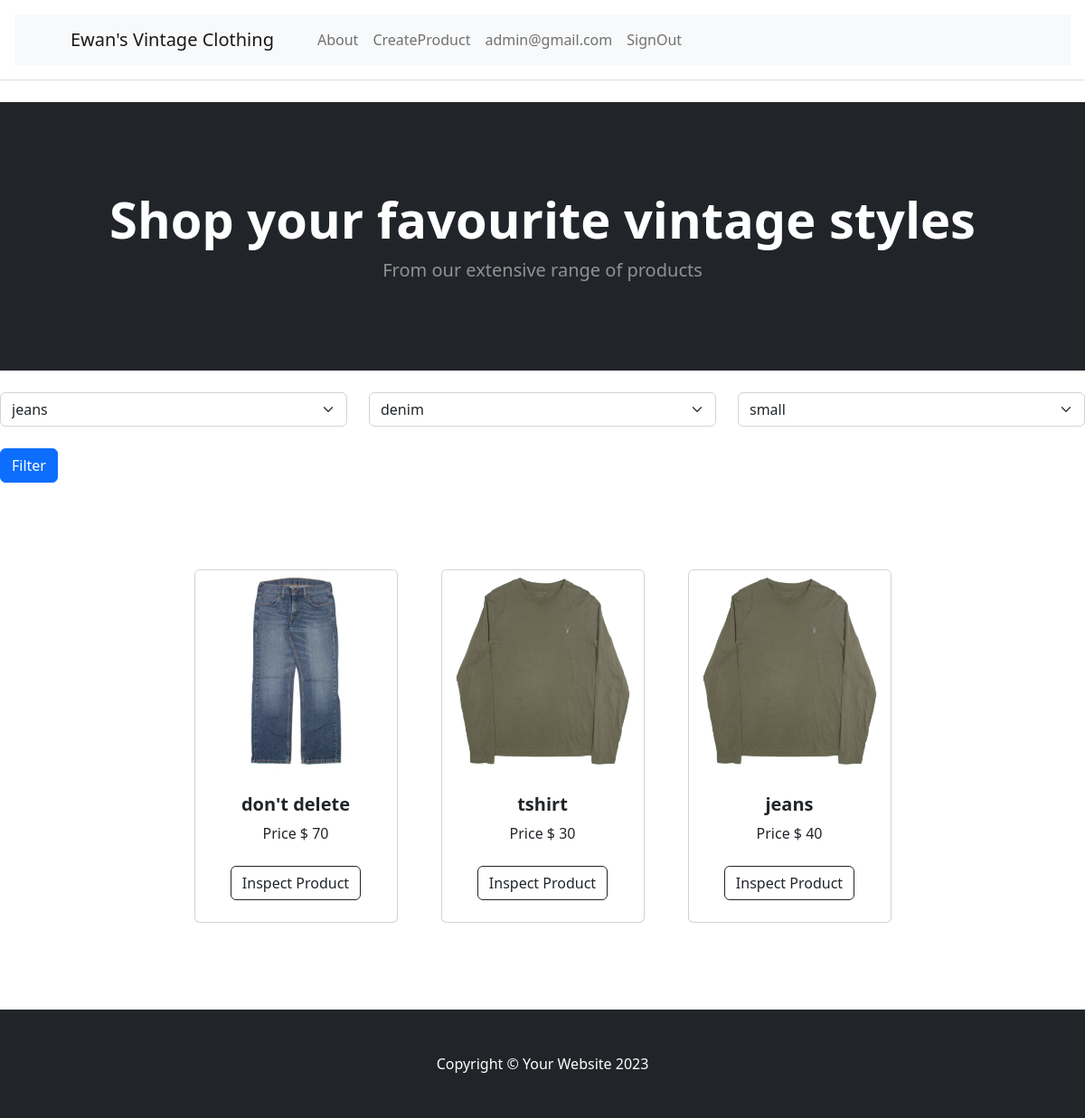
The page / (signed in) on the database its author committed.
### tables this page shows
CREATE TABLE User (
    id INTEGER PRIMARY KEY AUTOINCREMENT,
    firstname VARCHAR(255) NOT NULL,
    lastname VARCHAR(255) NOT NULL,
    email VARCHAR(255) NOT NULL UNIQUE,
    password TEXT NOT NULL,
    is_admin BOOLEAN NOT NULL DEFAULT 0,
    is_active BOOLEAN NOT NULL DEFAULT 1
);

CREATE TABLE Product (
    id INTEGER PRIMARY KEY AUTOINCREMENT,
    name VARCHAR(255) NOT NULL,
    description TEXT,
    stock INT NOT NULL CHECK (stock >= 0),
    price DECIMAL(10, 2) NOT NULL CHECK (price >= 0.00),
    imageurl VARCHAR(255) NOT NULL,
    created_by INT NOT NULL,
    product_type INT NOT NULL,
    created_at TIMESTAMP DEFAULT CURRENT_TIMESTAMP,
    FOREIGN KEY (created_by) REFERENCES User(id) ON DELETE CASCADE,
    FOREIGN KEY (product_type) REFERENCES ProductType(id) ON DELETE CASCADE
);

### app.py (the view)
@app.route('/',methods=['GET','POST'])
def products_spread():
    pt_names, pt_materials, pt_sizes =select_products_types()
    producttypename=request.args.get('producttypename')
    producttypematerial = request.args.get('producttypematerial')
    producttypesize = request.args.get('producttypesize')
    if producttypename:
        products=filter_products(name=producttypename, material=producttypematerial, size=producttypesize)
    else:
        products=select_products()
    return render_template('ProductSpread.html',products=products,
                            pt_names=pt_names, pt_materials=pt_materials, pt_sizes=pt_sizes,
                           selected_producttypename=producttypename, selected_producttypematerial=producttypematerial,
                           selected_producttypesize=producttypesize)

### Model/Product.py (called while the page is built)
    def to_dict(self) -> dict:
        return {
            "id":self.id, "name":self.name, "material":self.material, "size":self.size
        }

    def to_dict(self):
        return {
            'id': self.id,
            'name': self.name,
            'description': self.description,
            'stock': self.stock,
            'price': self.price,
            'imageurl': self.imageurl,
            'created_by': self.created_by,
            'product_type': self.product_type,
            'created_at': self.created_at
        }

### Service/UserService.py (called while the page is built)
    def get_user_by_email(self,email):
        return select_user_by_email(email)

### app.py (called while the page is built)
@app.before_request
def before_request():
    email=session.get("email")
    if email is None:
        g.user = None
    else:
        validation = UserValidation()
        user=UserService(validation).get_user_by_email(email)
        if user:
            g.user=user
            if 'cart' not in session:
                session['cart'] = {"user": user.email, "items": [],}
            else:
                g.cart = session['cart']#assign cart to g.cart to access in the template easily
        else:
            session.clear()

### db.py (called while the page is built)
def select_user_by_email(email):
    mydb=get_db()
    row=mydb.execute("""SELECT id, firstname, lastname, email, password, is_admin, is_active FROM User WHERE email = ?""",
                 (email,)).fetchone()
    if row:
        user=UserRead(id=row[0], firstname=row[1], lastname=row[2], email=row[3], password=row[4], is_admin=row[5], is_active=row[6])
        return user

def get_db():
    db = getattr(g, '_database', None)
    if db is None:
        db = g._database = sqlite3.connect(DATABASE)
    return db

def select_products():
    mydb=get_db()
    rows=mydb.execute("""SELECT id, name, description, stock, price, imageurl, created_by, product_type, created_at FROM Product""").fetchall()
    products=[ProductRead(id=row[0],
                          name=row[1],
                          description=row[2],
                          stock=row[3],
                          price=row[4],
                          imageurl=row[5],
                          created_by=row[6],
                          product_type=row[7],
                          created_at=row[8]).to_dict() for row in rows]
    return products

### templates/ProductSpread.html
{% extends "base.html" %}
{% block content %}
        <header class="bg-dark py-5">
            <div class="container px-4 px-lg-5 my-5">
                <div class="text-center text-white">
                    <h1 class="display-4 fw-bolder">Shop your favourite vintage styles</h1>
                    <p class="lead fw-normal text-white-50 mb-0">From our extensive range of products</p>
                </div>
            </div>
        </header>
    <div class="row">
    <div class="col">
    <form method="get" action="{{ url_for('products_spread') }}">
    <div class="row my-4">
        <div class="col">
                  <select class="form-select" aria-label="Default select example"  name="producttypename">
            {% for name in pt_names %}
          <option value="{{ name }}" {% if selected_producttypename==name %}selected{% endif %} >{{ name }}</option>
            {% endfor %}
        </select>
        </div>
        <div class="col">
                <select class="form-select" aria-label="Default select example"  name="producttypematerial">
            {% for material in pt_materials %}
          <option value="{{ material }}"{% if selected_producttypematerial==material %}selected{% endif %}>{{ material }}</option>
            {% endfor %}
        </select>
        </div>
        <div class="col">
                <select class="form-select" aria-label="Default select example"  name="producttypesize">
            {% for size in pt_sizes %}
          <option value="{{ size }}"{% if selected_producttypesize==size %}selected{% endif %}>{{ size }}</option>
            {% endfor %}
        </select>
        </div>
    </div>
    <button type="submit" class="btn btn-primary">
        Filter
    </button>
    </form>
    </div>
    </div>
        <section class="py-5">
            <div class="container px-4 px-lg-5 mt-5">
                <div class="row gx-4 gx-lg-5 row-cols-2 row-cols-md-3 row-cols-xl-4 justify-content-center">
                    {% if products %}
                    {% for product in products %}
                    <div class="col mb-5">
                        <div class="card h-100">
                            <img class="card-img-top" src="{{ product.imageurl }}" alt="..." />
                            <div class="card-body p-4">
                                <div class="text-center">
                                    <h5 class="fw-bolder">{{ product.name }}</h5>
                                    Price $ {{ product.price }}
                                </div>
                            </div>
                            <div class="card-footer p-4 pt-0 border-top-0 bg-transparent">
                                <div class="text-center">
                                    <a class="btn btn-outline-dark mt-auto" href="{{ url_for('get_product',name=product.name) }}">Inspect Product</a>
                                </div>
                            </div>
                        </div>
                    </div>
                    {% endfor %}
                    {% else %}
                    <div>
                        <h4>
                            there is no products
                        </h4>
                    </div>
                    {% endif %}
                </div>
            </div>
        </section>
{% endblock %}

### templates/header.html (shortened to what this page needs)
<nav class="navbar navbar-expand-lg navbar-light bg-light">
            <div class="container px-4 px-lg-5">
                <a class="navbar-brand" href="{{ url_for('products_spread') }}">Ewan's Vintage Clothing</a>
                <div class="collapse navbar-collapse" id="navbarSupportedContent">
                    <ul class="navbar-nav me-auto mb-2 mb-lg-0 ms-lg-4">
                        <li class="nav-item"><a class="nav-link" href="{{ url_for('about_page') }}">About</a></li>
                        {% if g.user %}
                            {% if g.user.is_admin %}
                                <li class="nav-item"><a class="nav-link" href="{{ url_for('create_product') }}">CreateProduct</a>
                                </li>
                                {% endif %}
                        <li class="nav-item"><a class="nav-link" href="#">{{ g.user.email }}</a></li>
                        <li class="nav-item"><a class="nav-link" href="{{ url_for('signout_page') }}">SignOut</a></li>
                        {% else %}
                        <li class="nav-item"><a class="nav-link" href="{{ url_for('signup_page') }}">SignUp</a></li>
                        <li class="nav-item"><a class="nav-link" href="{{ url_for('signin_page') }}">SignIn</a></li>
                        {% endif %}
                    </ul>
                </div>
            </div>
        </nav>

### rows shown on the page
User: user.email "admin@gmail.com"
Product: imageurl (picture), name "don't delete", price "70"
Product: imageurl (picture), name "tshirt", price "30"
Product: imageurl (picture), name "jeans", price "40"

### other values the page prints
form field producttypename "jeans"
form field producttypematerial "denim"
form field producttypesize "small"
